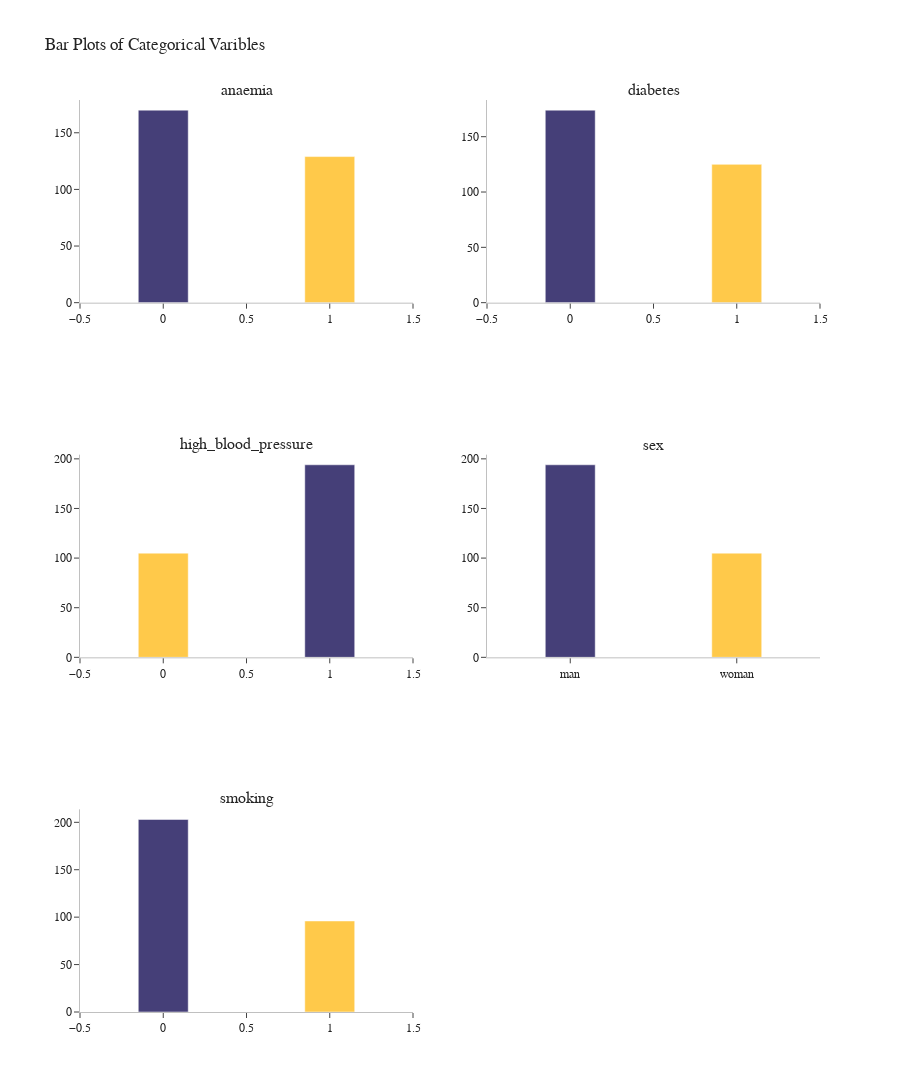

The notebook cell saved with this chart:
### Markdown cell above
Some observations:
- The highest concentration of age is between 50 and 70 years.
- The variable **creatinine_phosphokinase** is a distribution positive asymmetric. Because the normal values of **creatinine_phosphokinase** is 10 to 120 mcg/L, but there some people that are with the high level of **creatinine_phosphokinase**.
- The variable **serum_creatinine** also is a distribution positive asymmetric. Because the normal values of **serum_creatinine** is 0.7 to 1.3 mg/dL, but there some people that are with the high level of **serum_creatinine**.
- The variable **platelets** also is a distribution positive asymmetric a little softer. Because the normal values of **platelets** is 150 to 450 kiloplatelets/mL, but there few people that are with the high level of **platelets**.
- The variable **serum_sodium** is a distribution negative asymmetric. Because the normal values of **serum_sodium** is 135 to 145 mEq/L, but there few people that are with the low level of **serum_sodium**.

### Code cell
# ploting grafhics of distribution numerical variables
categorical_variables = df_cleaned.drop(numerical_variables.columns,axis=1).copy()
categorical_variables = categorical_variables.drop('DEATH_EVENT',axis=1).copy()

fig2  = make_subplots(rows = 3, cols=2,subplot_titles=categorical_variables.columns)
rows = [1,1,2,2,3]
cols = [1,2,1,2,1]

def create_trace_bar(df: pd.DataFrame):
    list_traces = list()
    for column in df.columns:
        trace = go.Bar(x=df[column].unique(),y=df[column].value_counts().values,marker_color=['#453F78','#FFC94A'],width=0.3)
        list_traces.append(trace)
    return list_traces

traces = create_trace_bar(categorical_variables)

fig2.add_traces(traces,rows=rows,cols=cols)
fig2.update_layout(showlegend=False,height=1300,title='Bar Plots of Categorical Varibles',font_family='Rockwell',template='simple_white')
fig2.update_yaxes(linecolor='silver')
fig2.update_xaxes(linecolor='silver')

### Figure 1 — Plotly figure (JSON) as saved in the notebook; plotly's stock layout.template omitted (floating-point values rounded to 4 significant figures)
{"data": [{"marker": {"color": ["#453F78", "#FFC94A"]}, "type": "bar", "width": 0.3, "x": [0, 1], "xaxis": "x", "y": [170, 129], "yaxis": "y"}, {"marker": {"color": ["#453F78", "#FFC94A"]}, "type": "bar", "width": 0.3, "x": [0, 1], "xaxis": "x2", "y": [174, 125], "yaxis": "y2"}, {"marker": {"color": ["#453F78", "#FFC94A"]}, "type": "bar", "width": 0.3, "x": [1, 0], "xaxis": "x3", "y": [194, 105], "yaxis": "y3"}, {"marker": {"color": ["#453F78", "#FFC94A"]}, "type": "bar", "width": 0.3, "x": ["man", "woman"], "xaxis": "x4", "y": [194, 105], "yaxis": "y4"}, {"marker": {"color": ["#453F78", "#FFC94A"]}, "type": "bar", "width": 0.3, "x": [0, 1], "xaxis": "x5", "y": [203, 96], "yaxis": "y5"}], "layout": {"annotations": [{"font": {"size": 16}, "showarrow": false, "text": "anaemia", "x": 0.225, "xanchor": "center", "xref": "paper", "y": 1, "yanchor": "bottom", "yref": "paper"}, {"font": {"size": 16}, "showarrow": false, "text": "diabetes", "x": 0.775, "xanchor": "center", "xref": "paper", "y": 1, "yanchor": "bottom", "yref": "paper"}, {"font": {"size": 16}, "showarrow": false, "text": "high_blood_pressure", "x": 0.225, "xanchor": "center", "xref": "paper", "y": 0.6111, "yanchor": "bottom", "yref": "paper"}, {"font": {"size": 16}, "showarrow": false, "text": "sex", "x": 0.775, "xanchor": "center", "xref": "paper", "y": 0.6111, "yanchor": "bottom", "yref": "paper"}, {"font": {"size": 16}, "showarrow": false, "text": "smoking", "x": 0.225, "xanchor": "center", "xref": "paper", "y": 0.2222, "yanchor": "bottom", "yref": "paper"}], "font": {"family": "Rockwell"}, "height": 1300, "showlegend": false, "title": {"text": "Bar Plots of Categorical Varibles"}, "xaxis": {"anchor": "y", "domain": [0, 0.45], "linecolor": "silver"}, "xaxis2": {"anchor": "y2", "domain": [0.55, 1], "linecolor": "silver"}, "xaxis3": {"anchor": "y3", "domain": [0, 0.45], "linecolor": "silver"}, "xaxis4": {"anchor": "y4", "domain": [0.55, 1], "linecolor": "silver"}, "xaxis5": {"anchor": "y5", "domain": [0, 0.45], "linecolor": "silver"}, "xaxis6": {"anchor": "y6", "domain": [0.55, 1], "linecolor": "silver"}, "yaxis": {"anchor": "x", "domain": [0.7778, 1], "linecolor": "silver"}, "yaxis2": {"anchor": "x2", "domain": [0.7778, 1], "linecolor": "silver"}, "yaxis3": {"anchor": "x3", "domain": [0.3889, 0.6111], "linecolor": "silver"}, "yaxis4": {"anchor": "x4", "domain": [0.3889, 0.6111], "linecolor": "silver"}, "yaxis5": {"anchor": "x5", "domain": [0, 0.2222], "linecolor": "silver"}, "yaxis6": {"anchor": "x6", "domain": [0, 0.2222], "linecolor": "silver"}}}
